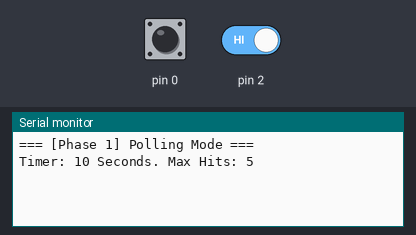
Simulated run of this sketch. Board: Arduino Uno, built with avr-gcc and run on an emulated ATmega328P. On the bench: the last lines printed to the serial monitor. The test bench sets the inputs (shaded band); at power-on: pin 0 HIGH, pin 2 HIGH.

Above: at 2.0 s.
2.1 s: pin 0 pulled LOW for 0.5 s
At 3.7 s:
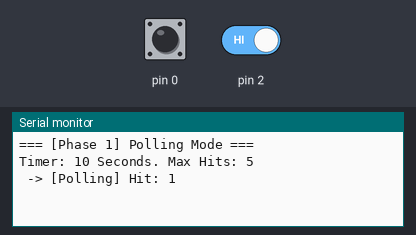
4.1 s: pin 0 pulled LOW for 1 s
At 5.1 s:
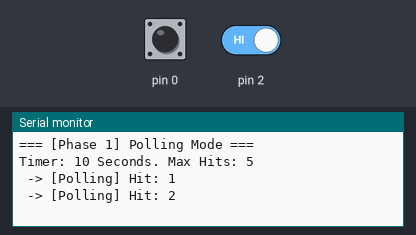
8.1 s: pin 0 pulled LOW for 0.5 s
At 9.1 s:
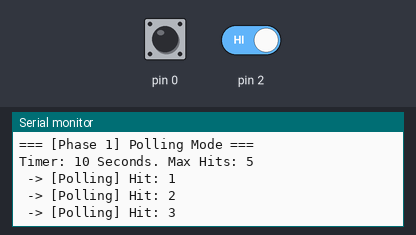
14.6 s: pin 2 driven LOW
At 15.2 s:
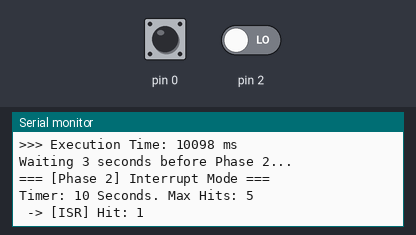

The sketch:

Additional_Experiments.ino
```cpp
#define F_CPU 16000000UL
#include <avr/io.h>
#include <avr/interrupt.h>
#include <util/delay.h>
#include <stdlib.h>
#include <util/atomic.h>

#define set_bit(value, bit) ( _SFR_BYTE(value) |= _BV(bit) )
#define clear_bit(value, bit) ( _SFR_BYTE(value) &= ~_BV(bit) )

void UART0_init(void) {
    UBRR0H = 0; UBRR0L = 103;
    UCSR0B = (1 << TXEN0);
    UCSR0C = (1 << UCSZ01) | (1 << UCSZ00);
}
void UART0_write(char data) {
    while (!(UCSR0A & (1 << UDRE0)));
    UDR0 = data;
}
void UART0_print_string(char* str) {
    while (*str) UART0_write(*str++);
}
void UART0_print(unsigned long num) {
    char buffer[15];
    ltoa(num, buffer, 10);
    UART0_print_string(buffer);
}

volatile unsigned long timer0_millis = 0;

ISR(TIMER0_COMPA_vect) {
    timer0_millis++;
}

void Timer0_init(void) {
    TCCR0A = (1 << WGM01);
    TCCR0B = (1 << CS01) | (1 << CS00);
    OCR0A = 249;
    TIMSK0 = (1 << OCIE0A);
}

unsigned long get_millis(void) {
    unsigned long m;
    ATOMIC_BLOCK(ATOMIC_RESTORESTATE) {
        m = timer0_millis;
    }
    return m;
}

volatile int isr_count = 0;
volatile unsigned long last_interrupt_time = 0;

ISR(INT0_vect) {
    unsigned long current_time = get_millis();
    // 200ms 디바운싱
    if (current_time - last_interrupt_time > 200) {
        if (isr_count < 5) {
            isr_count++;
            UART0_print_string(" -> [ISR] Hit: ");
            UART0_print(isr_count);
            UART0_write('\n');
        }
        last_interrupt_time = current_time;
    }
}

int main(void) {
    UART0_init();
    Timer0_init();

    clear_bit(DDRD, 0);
    set_bit(PORTD, 0);

    sei();

    unsigned long start_time, end_time;

    UART0_print_string("\n=== [Phase 1] Polling Mode ===\n");
    UART0_print_string("Timer: 10 Seconds. Max Hits: 5\n");

    int polling_count = 0;
    uint8_t prev_state = 1;
    start_time = get_millis();

    while (get_millis() - start_time < 10000) {
        _delay_ms(400);

        uint8_t curr_state = PIND & 0x01;

        if (prev_state == 1 && curr_state == 0) {
            // 5회까지만 인정
            if (polling_count < 5) {
                polling_count++;
                UART0_print_string(" -> [Polling] Hit: ");
                UART0_print(polling_count);
                UART0_write('\n');
            }
        }
        prev_state = curr_state;
    }

    end_time = get_millis();
    UART0_print_string("\n>>> Phase 1 COMPLETE!\n");
    UART0_print_string(">>> Captured Hits: ");
    UART0_print(polling_count);
    UART0_print_string(" / 5\n");
    UART0_print_string(">>> Execution Time: ");
    UART0_print(end_time - start_time);
    UART0_print_string(" ms\n\n");

    UART0_print_string("Waiting 3 seconds before Phase 2...\n");
    _delay_ms(3000);

    UART0_print_string("\n=== [Phase 2] Interrupt Mode ===\n");
    UART0_print_string("Timer: 10 Seconds. Max Hits: 5\n");

    isr_count = 0;
    EIFR |= (1 << INTF0);
    EICRA |= (1 << ISC01);
    EIMSK |= (1 << INT0);

    start_time = get_millis();

    while (get_millis() - start_time < 10000) {
        _delay_ms(400);
    }

    end_time = get_millis();
    EIMSK &= ~(1 << INT0);

    UART0_print_string("\n>>> Phase 2 COMPLETE!\n");
    UART0_print_string(">>> Captured Hits: ");
    UART0_print(isr_count);
    UART0_print_string(" / 5\n");
    UART0_print_string(">>> Execution Time: ");
    UART0_print(end_time - start_time);
    UART0_print_string(" ms\n\n");

    UART0_print_string("=== ALL TESTS FINISHED ===\n");

    while (1) { }
    return 0;
}
```

Measured:
- after the input at 2.1 s, the serial monitor: prints a new line after 0.37 s (image 1)
- after the input at 4.1 s, the serial monitor: prints a new line after 0.40 s (image 2)
- after the input at 8.1 s, the serial monitor: prints a new line at once (image 3)
- after the input at 14.6 s, the serial monitor: prints a new line at once (image 4)
